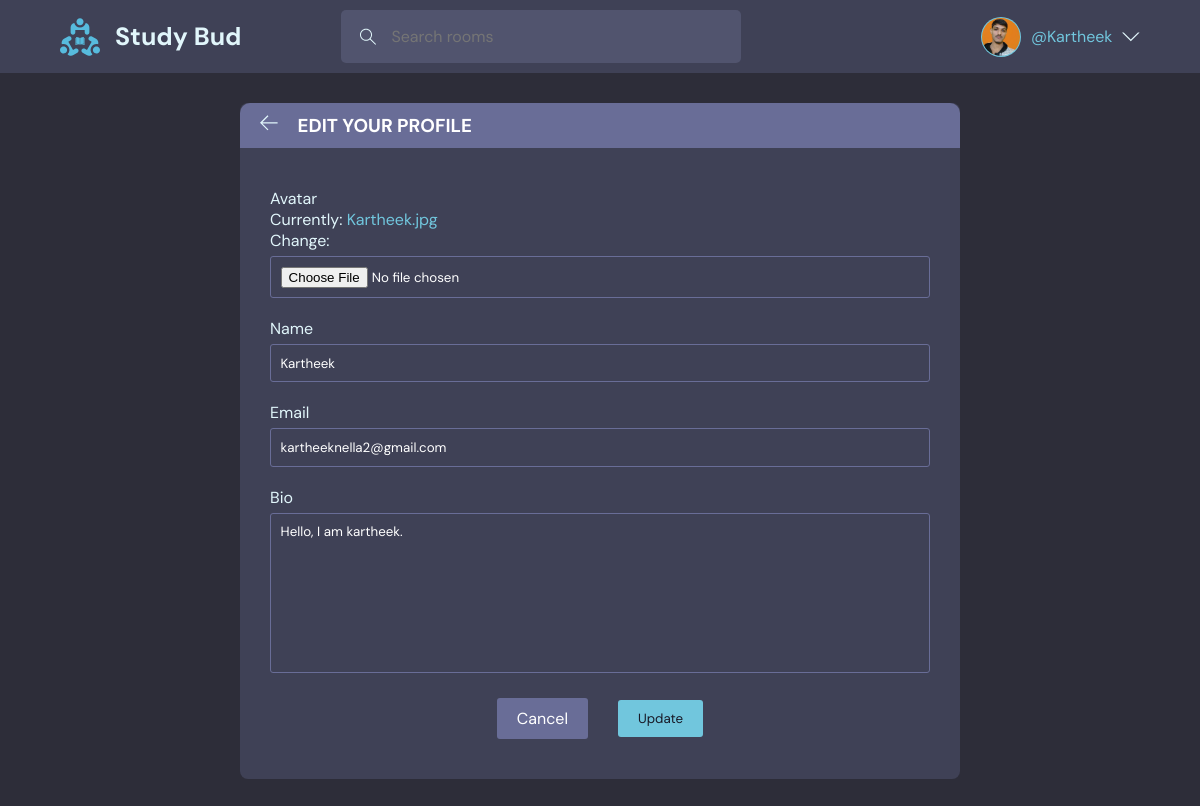
The page /update-user/ (signed in) on the database its author committed.
### base/models.py (models this page shows)
class User(AbstractUser):
    name = models.CharField(max_length=200, null=True)
    email = models.EmailField(unique=True, null=True)
    bio = models.TextField(null=True)
    avatar = models.ImageField(null=True, default="avatar.svg")
    USERNAME_FIELD = 'email'
    REQUIRED_FIELDS = []

### base/views.py (the view)
# urls.py: path('update-user/', views.updateUser, name='update-user'),
@login_required(login_url='login')
def updateUser(request):
    user = request.user
    form = UpdateUser(instance=user)
    if request.method == 'POST':
        form = UpdateUser(request.POST, request.FILES, instance=user)
        if form.is_valid:
            form.save()
            return redirect('user-profile', pk=user.id)
    return render(request, 'base/updateUser.html', {'form': form})

### base/forms.py
class UpdateUser(ModelForm):
    class Meta:
        model = User
        fields = ['avatar', 'name', 'email', 'bio']

### base/templates/base/updateUser.html (shortened to what this page needs)
{% extends 'main.html' %}
{% block content %}
<div class="outer">
    <div class="box-center profile">
        <div class="box-center__inner">
            <div class="header flex">
                <a href="{% url 'home' %}">
                    <svg version="1.1" xmlns="http://www.w3.org/2000/svg" width="32" height="32" viewBox="0 0 32 32">
                      <title>arrow-left</title>
                      <path d="M13.723 2.286l-13.723 13.714 13.719 13.714 1.616-1.611-10.96-10.96h27.625v-2.286h-27.625l10.965-10.965-1.616-1.607z">
                      </path>
                    </svg>
                </a>
                <h3>EDIT YOUR PROFILE</h3>
            </div>
            <form action="" method="POST" enctype="multipart/form-data" class="form">
                {% for field in form %}
                    <div class="form-group">
                        <label>{{ field.label }}</label><br>
                        {{ field }}
                    </div>
                {% endfor %}
                <div class="form__btn">
                    <a href="{% url 'home' %}" class="btn btn--dark">Cancel</a>
                    <button class="btn" type="submit">Update</button>
                </div>
            </form>
        </div>
    </div>
</div>
{% endblock content %}

### templates/navbar.html (shortened to what this page needs)
{% load static %}
<div class="nav">
    <div class="flex">
        <div class="logo">
            <a href="{% url 'home' %}">
                <img src="{% static 'images/logo.svg' %}" alt="">
                <span>Study Bud</span>
            </a>
        </div>
        <div class="search">
            <form action="{% url 'home' %}" class="search-box">
                <input name="q" type="text" placeholder="Search rooms">
            </form>
        </div>
        <div class="account">
            {% if request.user.is_authenticated %}
                <div class="drop-btn">
                    <img src="{{ request.user.avatar.url }}" alt="" class="avatar">
                    <span>@{{ request.user.name }}</span>
                    <svg version="1.1" xmlns="http://www.w3.org/2000/svg" width="32" height="32" viewBox="0 0 32 32">
                        <title>chevron-down</title>
                        <path d="M16 21l-13-13h-3l16 16 16-16h-3l-13 13z"></path>
                    </svg>
                </div>
            {% else %}
                <a href="{% url 'login' %}">
                    <img src="{% static 'images/avatar.svg' %}" alt="" class="avatar">
                    <span>Login</span>
                </a>
            {% endif %}
        </div>
    </div>
</div>

### static/css/style.css (style rules this page uses)
* { margin: 0; padding: 0; -webkit-box-sizing: border-box; box-sizing: border-box; font-family: 'DM Sans', sans-serif; }
body { background-color: #2d2d39; }
a { text-decoration: none; color: #71c6dd; display: inline-block; }
form.search-box { display: -webkit-box; display: -ms-flexbox; display: flex; -webkit-box-align: center; -ms-flex-align: center; align-items: center; padding: 1rem 1.2rem; border-radius: 5px; width: 400px; background-color: #51546e; }
form.search-box svg { width: 1.1rem; height: 1.1rem; fill: #e1f6fb; margin-right: 15px; }
form.search-box input { width: 100%; outline: none; background: none; color: #fff; border: 0; font-size: 16px; }
.btn { background: #71c6dd; color: #181926; border: 0; padding: 10px 20px; border-radius: 3px; cursor: pointer; }
.btn--dark { color: #fff; background: #696d97; }
.avatar { width: 2.5rem; height: 2.5rem; border-radius: 50%; padding: 1px; background-color: #71c6dd; }
.outer { position: relative; }
.outer .box-center { width: 450px; position: absolute; top: 50%; left: 50%; -webkit-transform: translateX(-50%); transform: translateX(-50%); }
.outer .box-center.profile { width: 60%; }
.outer .box-center .box-center__inner { background-color: #3f4156; border-radius: 0.5rem; margin: 30px 0px; }
.outer .box-center .box-center__inner .header { background-color: #696d97; color: #fff; padding: 10px 20px; border-radius: 10px 10px 0px 0px; }
.outer .box-center .box-center__inner .header.flex { display: -webkit-box; display: -ms-flexbox; display: flex; -webkit-box-align: center; -ms-flex-align: center; align-items: center; gap: 20px; }
.outer .box-center .box-center__inner .header.flex svg { width: 1.1rem; height: 1.1rem; fill: #e1f6fb; }
.outer .box-center .box-center__inner .header h3 { text-align: center; text-transform: uppercase; }
.outer .box-center .box-center__inner .form { padding: 40px 30px; color: #e1f6fb; }
.outer .box-center .box-center__inner .form .form-group label { color: #e1f6fb; }
.outer .box-center .box-center__inner .form .form-group input, .outer .box-center .box-center__inner .form .form-group textarea { margin: 5px 0px 20px 0px; width: 100%; padding: 0.6rem; outline: none; border: 1px solid #696d97; background: transparent; border-radius: 3px; color: #fff; }
.outer .box-center .box-center__inner .form .form-group textarea { height: 10rem; resize: none; }
.outer .box-center .box-center__inner .form .form__btn { display: -webkit-box; display: -ms-flexbox; display: flex; -webkit-box-align: center; -ms-flex-align: center; align-items: center; -webkit-box-pack: center; -ms-flex-pack: center; justify-content: center; gap: 30px; }
.nav { padding: 10px 5% 10px 5%; background-color: #3f4156; }
.nav .flex { display: -webkit-box; display: -ms-flexbox; display: flex; -webkit-box-align: center; -ms-flex-align: center; align-items: center; -webkit-box-pack: justify; -ms-flex-pack: justify; justify-content: space-between; }
.nav .flex .logo a { display: -webkit-box; display: -ms-flexbox; display: flex; -webkit-box-align: center; -ms-flex-align: center; align-items: center; }
.nav .flex .logo a img { width: 2.5rem; height: 2.5rem; }
.nav .flex .logo a span { font-size: 25px; font-weight: bold; color: #e1f6fb; white-space: nowrap; margin-left: 15px; }
.nav .flex .search { -ms-flex-preferred-size: 50%; flex-basis: 50%; }
.nav .flex .account { position: relative; }
.nav .flex .account .drop-btn { display: -webkit-box; display: -ms-flexbox; display: flex; -webkit-box-align: center; -ms-flex-align: center; align-items: center; cursor: pointer; }
.nav .flex .account .drop-btn span { white-space: nowrap; color: #71c6dd; margin-left: 10px; margin-right: 10px; }
.nav .flex .account .drop-btn svg { width: 1.1rem; height: 1.1rem; fill: #e1f6fb; }

### rows shown on the page
User: user.avatar (picture), user.name "Kartheek", form "Kartheek" "kartheeknella2@gmail.com" "Hello, I am kartheek."

### other values the page prints
{{ field.label }} "Avatar" "Name" "Email" "Bio"
